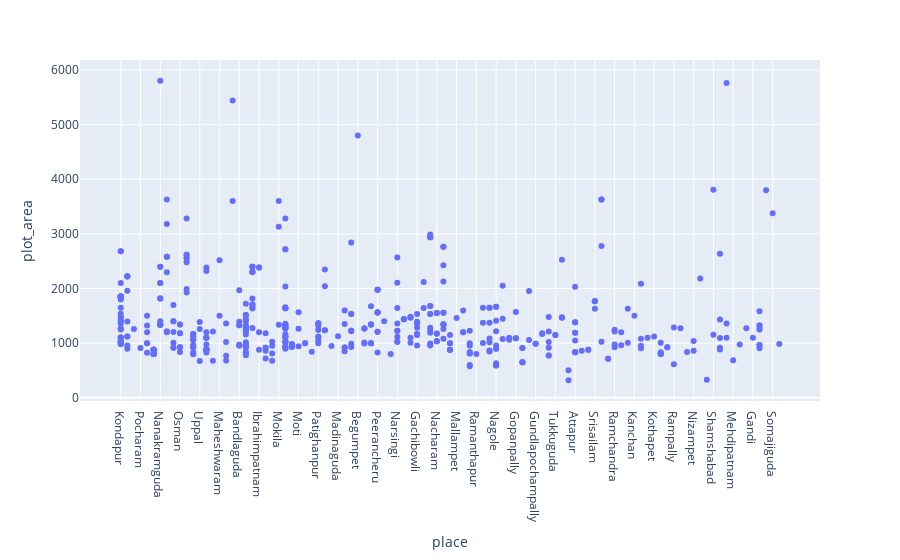

The code cell stored with this chart in its notebook:
### Markdown cell above
# Scatter plot

### Code cell
import plotly.express as px
px.scatter(df,x="place",y="plot_area",size_max=20)

### Figure 1 — Plotly figure (JSON) as saved in the notebook; plotly's stock layout.template omitted (floating-point values rounded to 4 significant figures; data arrays with more than 128 entries replaced by an {"elided": "..."} marker saying what was removed)
{"data": [{"hovertemplate": "place=%{x}<br>plot_area=%{y}<extra></extra>", "legendgroup": "", "marker": {"color": "#636efa", "symbol": "circle"}, "mode": "markers", "name": "", "orientation": "v", "showlegend": false, "type": "scatter", "x": {"elided": "525 str values"}, "xaxis": "x", "y": {"elided": "525 int values"}, "yaxis": "y"}], "layout": {"legend": {"tracegroupgap": 0}, "margin": {"t": 60}, "xaxis": {"anchor": "y", "domain": [0, 1], "title": {"text": "place"}}, "yaxis": {"anchor": "x", "domain": [0, 1], "title": {"text": "plot_area"}}}}
